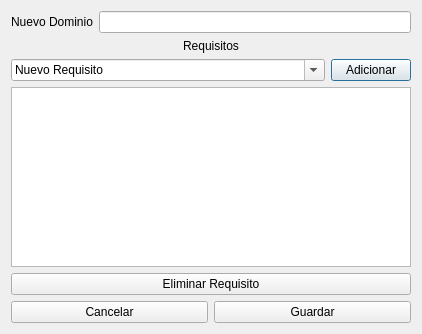
<?xml version="1.0" encoding="UTF-8"?>
<ui version="4.0">
 <class>NewDomain</class>
 <widget class="QDialog" name="NewDomain">
  <property name="geometry">
   <rect>
    <x>0</x>
    <y>0</y>
    <width>422</width>
    <height>334</height>
   </rect>
  </property>
  <property name="windowTitle">
   <string>Dialog</string>
  </property>
  <layout class="QVBoxLayout" name="verticalLayout">
   <item>
    <layout class="QFormLayout" name="formLayout">
     <item row="0" column="0">
      <widget class="QLabel" name="lb_nuevoDominio">
       <property name="text">
        <string>Nuevo Dominio</string>
       </property>
      </widget>
     </item>
     <item row="0" column="1">
      <widget class="QLineEdit" name="le_nameDomain"/>
     </item>
    </layout>
   </item>
   <item>
    <widget class="QLabel" name="lb_requisitos">
     <property name="text">
      <string>Requisitos</string>
     </property>
     <property name="alignment">
      <set>Qt::AlignCenter</set>
     </property>
    </widget>
   </item>
   <item>
    <layout class="QHBoxLayout" name="horizontalLayout">
     <item>
      <widget class="QComboBox" name="cb_requirements">
       <property name="sizePolicy">
        <sizepolicy hsizetype="Minimum" vsizetype="Fixed">
         <horstretch>0</horstretch>
         <verstretch>0</verstretch>
        </sizepolicy>
       </property>
       <property name="editable">
        <bool>true</bool>
       </property>
       <property name="currentText">
        <string>Nuevo Requisito</string>
       </property>
       <property name="placeholderText">
        <string>Nuevo requisito</string>
       </property>
       <property name="duplicatesEnabled">
        <bool>false</bool>
       </property>
       <property name="frame">
        <bool>true</bool>
       </property>
      </widget>
     </item>
     <item>
      <widget class="QPushButton" name="pb_add">
       <property name="sizePolicy">
        <sizepolicy hsizetype="Fixed" vsizetype="Fixed">
         <horstretch>0</horstretch>
         <verstretch>0</verstretch>
        </sizepolicy>
       </property>
       <property name="text">
        <string>Adicionar</string>
       </property>
       <property name="icon">
        <iconset theme="list-add">
         <normaloff>.</normaloff>.</iconset>
       </property>
      </widget>
     </item>
    </layout>
   </item>
   <item>
    <widget class="QListWidget" name="lw_requirements"/>
   </item>
   <item>
    <widget class="QPushButton" name="pb_deleteRequirements">
     <property name="text">
      <string>Eliminar Requisito</string>
     </property>
     <property name="icon">
      <iconset theme="list-remove">
       <normaloff>.</normaloff>.</iconset>
     </property>
    </widget>
   </item>
   <item>
    <layout class="QHBoxLayout" name="horizontalLayout_2">
     <item>
      <widget class="QPushButton" name="pb_cancel">
       <property name="text">
        <string>Cancelar</string>
       </property>
       <property name="icon">
        <iconset theme="window-close">
         <normaloff>.</normaloff>.</iconset>
       </property>
      </widget>
     </item>
     <item>
      <widget class="QPushButton" name="pb_save">
       <property name="text">
        <string>Guardar</string>
       </property>
       <property name="icon">
        <iconset theme="document-save">
         <normaloff>.</normaloff>.</iconset>
       </property>
      </widget>
     </item>
    </layout>
   </item>
  </layout>
 </widget>
 <resources/>
 <connections/>
</ui>
